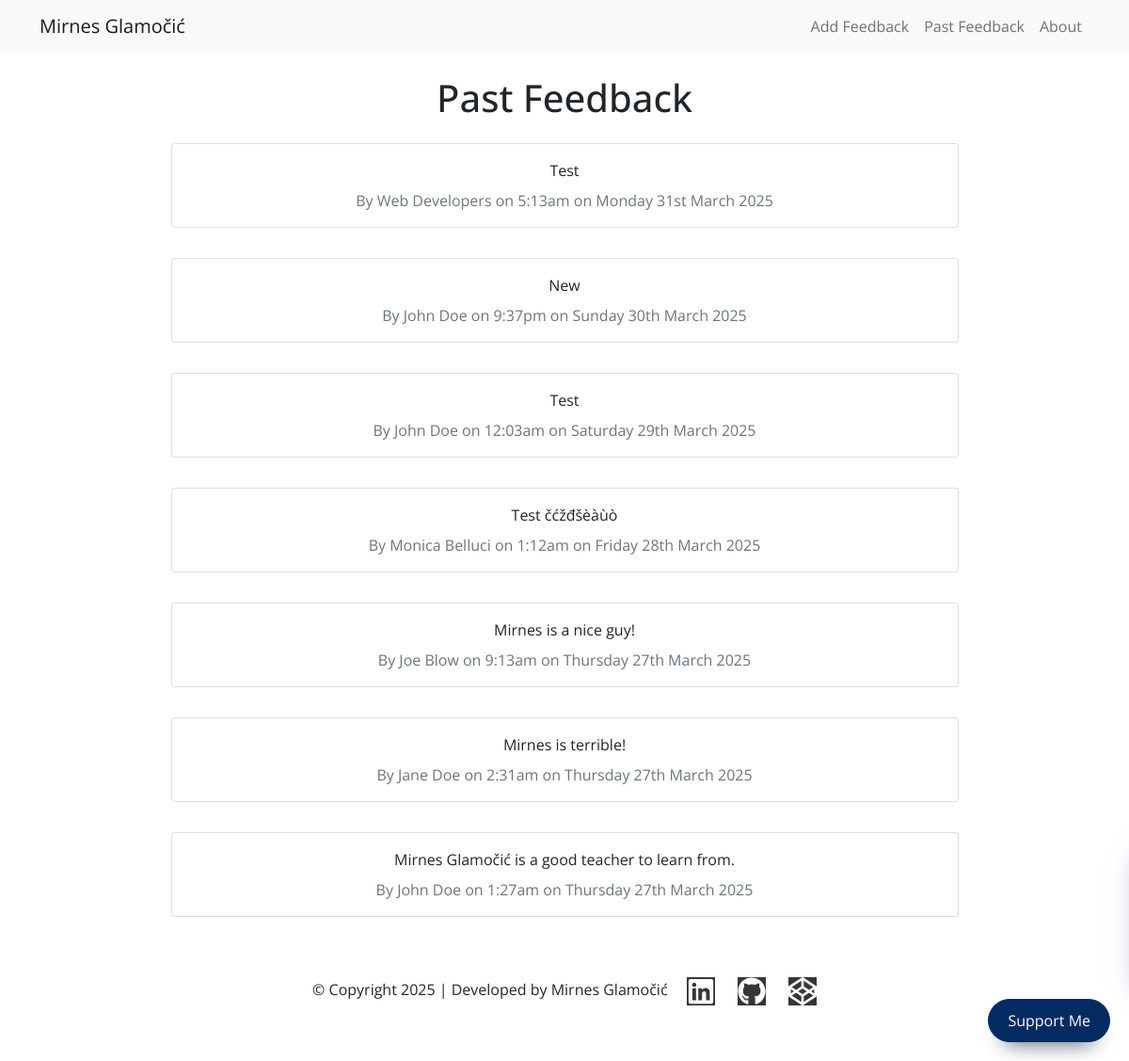
Page /feedback.php on the committed database.
### tables this page shows
CREATE TABLE `feedback` (
  `id` int(11) NOT NULL,
  `name` varchar(255) NOT NULL,
  `email` varchar(255) NOT NULL,
  `body` text NOT NULL,
  `date` datetime NOT NULL DEFAULT current_timestamp()
);

### feedback.php (the view, shortened to what this page needs)
<?php include 'inc/header.php'; ?>
<?php
$sql = 'SELECT * FROM feedback ORDER BY id DESC';
$result = mysqli_query($conn, $sql);
$feedback = mysqli_fetch_all($result, MYSQLI_ASSOC);
?>
  <h1>Past Feedback</h1>
  <?php foreach ($feedback as $item): ?>
    <div class="card my-3 w-75">
     <div class="card-body text-center">
       <?php echo ucfirst($item['body']); ?>
       <div class="text-secondary mt-2">By <?php echo ucwords($item[
         'name'
       ]); ?> on <?php echo date_format(
   date_create($item['date']),
   'g:ia \o\n l jS F Y'
 ); ?></div>
     </div>
   </div>
  <?php endforeach; ?>
<?php include 'inc/footer.php'; ?>

### style.css (style rules this page uses)
body { font-family: 'Open Sans', sans-serif; }

### rows in the picture
feedback: body "Test", name "Web Developers", date "5:13am on Monday 31st March 2025"
feedback: body "New", name "John Doe", date "9:37pm on Sunday 30th March 2025"
feedback: body "Test", name "John Doe", date "12:03am on Saturday 29th March 2025"
feedback: body "Test čćžđšèàùò", name "Monica Belluci", date "1:12am on Friday 28th March 2025"
feedback: body "Mirnes is a nice guy!", name "Joe Blow", date "9:13am on Thursday 27th March 2025"
feedback: body "Mirnes is terrible!", name "Jane Doe", date "2:31am on Thursday 27th March 2025"
feedback: body "Mirnes Glamočić is a good teacher to learn from.", name "John Doe", date "1:27am on Thursday 27th March 2025"

### other values in the picture
$startYear "2025"
